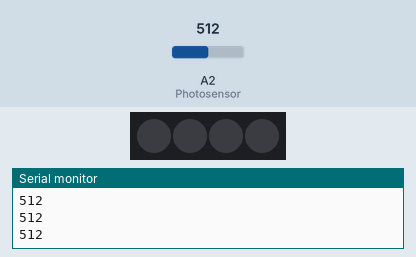
Bench run of a sketch on a simulated Arduino Uno, built with avr-gcc and run on an emulated ATmega328P. Shown: 4 RGB LEDs in strip order, left to right, the last lines printed to the serial monitor. Inputs (shaded band) come from the test bench; at power-on: A2 (Photosensor) = 512. Dim RGB values are drawn brighter than linear.

Above: at 1.2 s.
1.3 s: A2 (Photosensor) set to 210
2.8 s: A2 (Photosensor) set to 186
At 3.9 s:
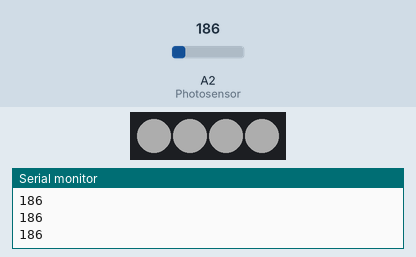
4.3 s: A2 (Photosensor) set to 306
At 5.4 s:
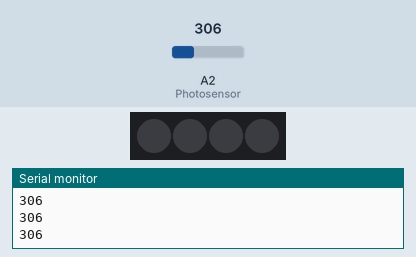
5.8 s: A2 (Photosensor) set to 190
At 6.9 s:
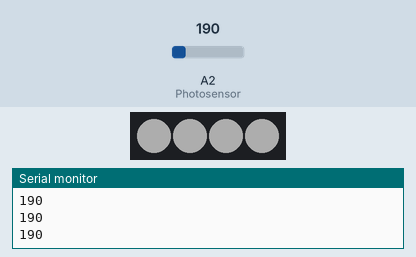
Timing chart, 0 to 8.3 s (numbered marks = the images above; inputs shaded):
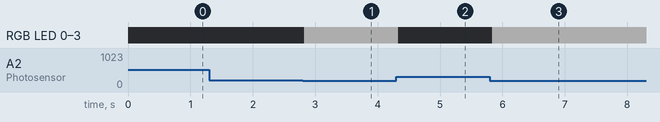

Measured:
- the behaviour switches between 200 and 199 on A2 (Photosensor) (found by bisection; images 0 and 1)
- after the input at 2.8 s, RGB LED 0–3: off → RGB(50, 50, 50) at once
- after the input at 4.3 s, RGB LED 0–3: RGB(50, 50, 50) → off at once
- after the input at 5.8 s, RGB LED 0–3: off → RGB(50, 50, 50) at once

The sketch:

Night_lamp.ino
```cpp
/*
 * 名称   : Night_lamp
 * 功能   : 光敏传感器控制SK6812 RGB模块上4个LED灯珠亮灭模拟夜光灯
 * 作者   : http://www.keyes-robot.com/
*/
#include <FastLED.h>

int Photosensor = A2;  //定义光敏传感器的控制引脚为A2

#define NUM_LEDS 4   //定义SK6812 RGB模块上LED灯珠数量
#define LED_PIN  3   //定义SK6812 RGB模块控制引脚为D3
CRGB leds[NUM_LEDS];

void setup() {
  Serial.begin(9600); //波特率设置为9600
  pinMode(Photosensor, INPUT);  //设置光敏传感器的引脚为输入模式
  FastLED.addLeds<WS2812B, LED_PIN, GRB>(leds, NUM_LEDS);
  FastLED.setBrightness(50); //设置SK6812 RGB模块上4个LED灯珠的亮度
}

void loop() {
  int val = analogRead(Photosensor); //读取模拟值
  Serial.println(val); // 串口打印
  if(val < 200){ //低于阈值
    fill_solid(leds, NUM_LEDS, CRGB::White);   // SK6812 RGB模块4个LED灯珠亮白灯
    FastLED.show();
  }else{ //否则
    fill_solid(leds, NUM_LEDS, CRGB::Black);  // SK6812 RGB模块4个LED灯珠不亮
    FastLED.show();
  }
  delay(100);
}
```
